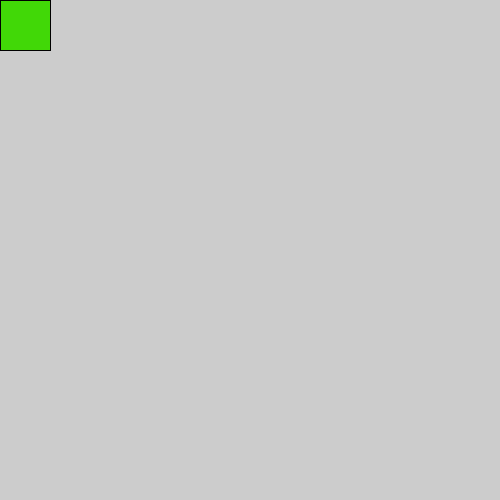
Frame 1 (no input)
Frame 60 (the mouse pressed at the canvas centre just before this capture): identical to frame 1, image omitted
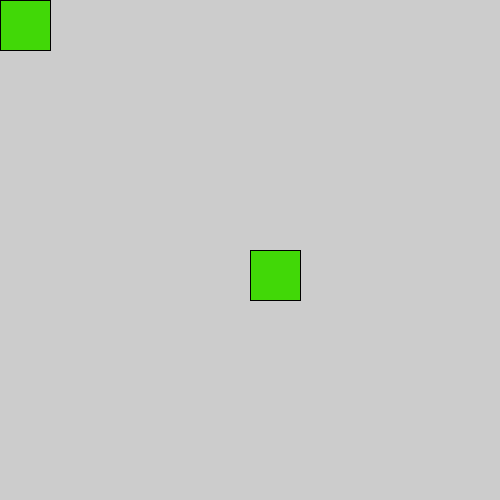
Frame 120 (the mouse held since frame 60 and released just before this capture)

The Processing sketch that drew these frames (run headless with seeded random() and noise(); from frame 60 on, the mouse is pressed at the canvas centre):

// Processing sketch: greensquare
// ── greensquare.pde
void setup () {
  size (500, 500);
}
void draw () {
  greenSquare (mouseX, mouseY, 50);
}

void greenSquare (int x, int y, int sz) {
  fill (#41D807);
  rect(x, y, sz, sz);
}
